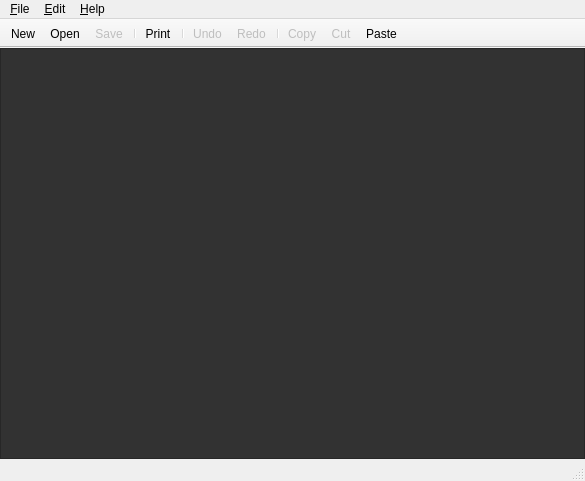
<?xml version="1.0" encoding="UTF-8"?>
<ui version="4.0">
 <class>MainWindow</class>
 <widget class="QMainWindow" name="MainWindow">
  <property name="geometry">
   <rect>
    <x>0</x>
    <y>0</y>
    <width>585</width>
    <height>481</height>
   </rect>
  </property>
  <property name="windowTitle">
   <string>Notepad - Untitled[*]</string>
  </property>
  <widget class="QWidget" name="centralwidget">
   <layout class="QVBoxLayout" name="verticalLayout">
    <property name="leftMargin">
     <number>0</number>
    </property>
    <property name="topMargin">
     <number>0</number>
    </property>
    <property name="rightMargin">
     <number>0</number>
    </property>
    <property name="bottomMargin">
     <number>0</number>
    </property>
    <item>
     <widget class="QTextEdit" name="textEdit">
      <property name="styleSheet">
       <string notr="true">.QTextEdit {
	background-color: rgb(50, 50, 50);
	color: rgb(250, 250, 250);
}</string>
      </property>
     </widget>
    </item>
   </layout>
  </widget>
  <widget class="QMenuBar" name="menubar">
   <property name="geometry">
    <rect>
     <x>0</x>
     <y>0</y>
     <width>585</width>
     <height>21</height>
    </rect>
   </property>
   <widget class="QMenu" name="menuFile">
    <property name="title">
     <string>&amp;File</string>
    </property>
    <addaction name="actNew"/>
    <addaction name="actOpen"/>
    <addaction name="actSave"/>
    <addaction name="actSaveAs"/>
    <addaction name="separator"/>
    <addaction name="actPrint"/>
    <addaction name="separator"/>
    <addaction name="actExit"/>
   </widget>
   <widget class="QMenu" name="menuEdit">
    <property name="title">
     <string>&amp;Edit</string>
    </property>
    <addaction name="actUndo"/>
    <addaction name="actRedo"/>
    <addaction name="separator"/>
    <addaction name="actCopy"/>
    <addaction name="actPaste"/>
    <addaction name="actCut"/>
   </widget>
   <widget class="QMenu" name="menuHelp">
    <property name="title">
     <string>&amp;Help</string>
    </property>
    <addaction name="actAbout"/>
    <addaction name="actAboutQt"/>
   </widget>
   <addaction name="menuFile"/>
   <addaction name="menuEdit"/>
   <addaction name="menuHelp"/>
  </widget>
  <widget class="QStatusBar" name="statusbar"/>
  <widget class="QToolBar" name="toolBar">
   <property name="windowTitle">
    <string>toolBar</string>
   </property>
   <property name="movable">
    <bool>false</bool>
   </property>
   <attribute name="toolBarArea">
    <enum>TopToolBarArea</enum>
   </attribute>
   <attribute name="toolBarBreak">
    <bool>false</bool>
   </attribute>
   <addaction name="actNew"/>
   <addaction name="actOpen"/>
   <addaction name="actSave"/>
   <addaction name="separator"/>
   <addaction name="actPrint"/>
   <addaction name="separator"/>
   <addaction name="actUndo"/>
   <addaction name="actRedo"/>
   <addaction name="separator"/>
   <addaction name="actCopy"/>
   <addaction name="actCut"/>
   <addaction name="actPaste"/>
  </widget>
  <action name="actNew">
   <property name="icon">
    <iconset resource="resources.qrc">
     <normaloff>:/pix/images/icons/16/document.png</normaloff>:/pix/images/icons/16/document.png</iconset>
   </property>
   <property name="text">
    <string>&amp;New</string>
   </property>
   <property name="shortcut">
    <string>Ctrl+N</string>
   </property>
  </action>
  <action name="actOpen">
   <property name="icon">
    <iconset resource="resources.qrc">
     <normaloff>:/pix/images/icons/16/folder-open-document.png</normaloff>:/pix/images/icons/16/folder-open-document.png</iconset>
   </property>
   <property name="text">
    <string>&amp;Open</string>
   </property>
   <property name="shortcut">
    <string>Ctrl+O</string>
   </property>
  </action>
  <action name="actSaveAs">
   <property name="icon">
    <iconset resource="resources.qrc">
     <normaloff>:/pix/images/icons/16/disk--pencil.png</normaloff>:/pix/images/icons/16/disk--pencil.png</iconset>
   </property>
   <property name="text">
    <string>Save &amp;As</string>
   </property>
   <property name="shortcut">
    <string>Ctrl+Shift+S</string>
   </property>
  </action>
  <action name="actPrint">
   <property name="icon">
    <iconset resource="resources.qrc">
     <normaloff>:/pix/images/icons/16/printer.png</normaloff>:/pix/images/icons/16/printer.png</iconset>
   </property>
   <property name="text">
    <string>&amp;Print</string>
   </property>
   <property name="shortcut">
    <string>Ctrl+P</string>
   </property>
  </action>
  <action name="actCopy">
   <property name="enabled">
    <bool>false</bool>
   </property>
   <property name="icon">
    <iconset resource="resources.qrc">
     <normaloff>:/pix/images/icons/16/document-copy.png</normaloff>:/pix/images/icons/16/document-copy.png</iconset>
   </property>
   <property name="text">
    <string>Copy</string>
   </property>
   <property name="shortcut">
    <string>Ctrl+C</string>
   </property>
  </action>
  <action name="actPaste">
   <property name="icon">
    <iconset resource="resources.qrc">
     <normaloff>:/pix/images/icons/16/clipboard-paste.png</normaloff>:/pix/images/icons/16/clipboard-paste.png</iconset>
   </property>
   <property name="text">
    <string>Paste</string>
   </property>
   <property name="shortcut">
    <string>Ctrl+V</string>
   </property>
  </action>
  <action name="actUndo">
   <property name="enabled">
    <bool>false</bool>
   </property>
   <property name="icon">
    <iconset resource="resources.qrc">
     <normaloff>:/pix/images/icons/16/arrow-left.png</normaloff>:/pix/images/icons/16/arrow-left.png</iconset>
   </property>
   <property name="text">
    <string>Undo</string>
   </property>
   <property name="shortcut">
    <string>Ctrl+Z</string>
   </property>
  </action>
  <action name="actRedo">
   <property name="enabled">
    <bool>false</bool>
   </property>
   <property name="icon">
    <iconset resource="resources.qrc">
     <normaloff>:/pix/images/icons/16/arrow-right.png</normaloff>:/pix/images/icons/16/arrow-right.png</iconset>
   </property>
   <property name="text">
    <string>Redo</string>
   </property>
   <property name="shortcut">
    <string>Ctrl+Y, Ctrl+Shift+Z</string>
   </property>
  </action>
  <action name="actCut">
   <property name="enabled">
    <bool>false</bool>
   </property>
   <property name="icon">
    <iconset resource="resources.qrc">
     <normaloff>:/pix/images/icons/16/scissors-blue.png</normaloff>:/pix/images/icons/16/scissors-blue.png</iconset>
   </property>
   <property name="text">
    <string>Cut</string>
   </property>
   <property name="shortcut">
    <string>Ctrl+X</string>
   </property>
  </action>
  <action name="actExit">
   <property name="text">
    <string>E&amp;xit</string>
   </property>
   <property name="shortcut">
    <string>Ctrl+Shift+Q</string>
   </property>
  </action>
  <action name="actAbout">
   <property name="text">
    <string>&amp;About NotePad</string>
   </property>
  </action>
  <action name="actSave">
   <property name="enabled">
    <bool>false</bool>
   </property>
   <property name="icon">
    <iconset resource="resources.qrc">
     <normaloff>:/pix/images/icons/16/disk.png</normaloff>:/pix/images/icons/16/disk.png</iconset>
   </property>
   <property name="text">
    <string>&amp;Save</string>
   </property>
   <property name="shortcut">
    <string>Ctrl+S</string>
   </property>
  </action>
  <action name="actAboutQt">
   <property name="text">
    <string>About &amp;Qt</string>
   </property>
  </action>
 </widget>
 <resources>
  <include location="resources.qrc"/>
 </resources>
 <connections>
  <connection>
   <sender>actCopy</sender>
   <signal>triggered()</signal>
   <receiver>textEdit</receiver>
   <slot>copy()</slot>
   <hints>
    <hint type="sourcelabel">
     <x>-1</x>
     <y>-1</y>
    </hint>
    <hint type="destinationlabel">
     <x>292</x>
     <y>255</y>
    </hint>
   </hints>
  </connection>
  <connection>
   <sender>actCut</sender>
   <signal>triggered()</signal>
   <receiver>textEdit</receiver>
   <slot>cut()</slot>
   <hints>
    <hint type="sourcelabel">
     <x>-1</x>
     <y>-1</y>
    </hint>
    <hint type="destinationlabel">
     <x>292</x>
     <y>255</y>
    </hint>
   </hints>
  </connection>
  <connection>
   <sender>actPaste</sender>
   <signal>triggered()</signal>
   <receiver>textEdit</receiver>
   <slot>paste()</slot>
   <hints>
    <hint type="sourcelabel">
     <x>-1</x>
     <y>-1</y>
    </hint>
    <hint type="destinationlabel">
     <x>292</x>
     <y>255</y>
    </hint>
   </hints>
  </connection>
  <connection>
   <sender>actUndo</sender>
   <signal>triggered()</signal>
   <receiver>textEdit</receiver>
   <slot>undo()</slot>
   <hints>
    <hint type="sourcelabel">
     <x>-1</x>
     <y>-1</y>
    </hint>
    <hint type="destinationlabel">
     <x>292</x>
     <y>255</y>
    </hint>
   </hints>
  </connection>
  <connection>
   <sender>actRedo</sender>
   <signal>triggered()</signal>
   <receiver>textEdit</receiver>
   <slot>redo()</slot>
   <hints>
    <hint type="sourcelabel">
     <x>-1</x>
     <y>-1</y>
    </hint>
    <hint type="destinationlabel">
     <x>292</x>
     <y>255</y>
    </hint>
   </hints>
  </connection>
  <connection>
   <sender>textEdit</sender>
   <signal>redoAvailable(bool)</signal>
   <receiver>actRedo</receiver>
   <slot>setEnabled(bool)</slot>
   <hints>
    <hint type="sourcelabel">
     <x>292</x>
     <y>255</y>
    </hint>
    <hint type="destinationlabel">
     <x>-1</x>
     <y>-1</y>
    </hint>
   </hints>
  </connection>
  <connection>
   <sender>textEdit</sender>
   <signal>undoAvailable(bool)</signal>
   <receiver>actUndo</receiver>
   <slot>setEnabled(bool)</slot>
   <hints>
    <hint type="sourcelabel">
     <x>292</x>
     <y>255</y>
    </hint>
    <hint type="destinationlabel">
     <x>-1</x>
     <y>-1</y>
    </hint>
   </hints>
  </connection>
  <connection>
   <sender>textEdit</sender>
   <signal>copyAvailable(bool)</signal>
   <receiver>actCopy</receiver>
   <slot>setEnabled(bool)</slot>
   <hints>
    <hint type="sourcelabel">
     <x>292</x>
     <y>255</y>
    </hint>
    <hint type="destinationlabel">
     <x>-1</x>
     <y>-1</y>
    </hint>
   </hints>
  </connection>
  <connection>
   <sender>textEdit</sender>
   <signal>copyAvailable(bool)</signal>
   <receiver>actCut</receiver>
   <slot>setEnabled(bool)</slot>
   <hints>
    <hint type="sourcelabel">
     <x>292</x>
     <y>255</y>
    </hint>
    <hint type="destinationlabel">
     <x>-1</x>
     <y>-1</y>
    </hint>
   </hints>
  </connection>
 </connections>
</ui>
